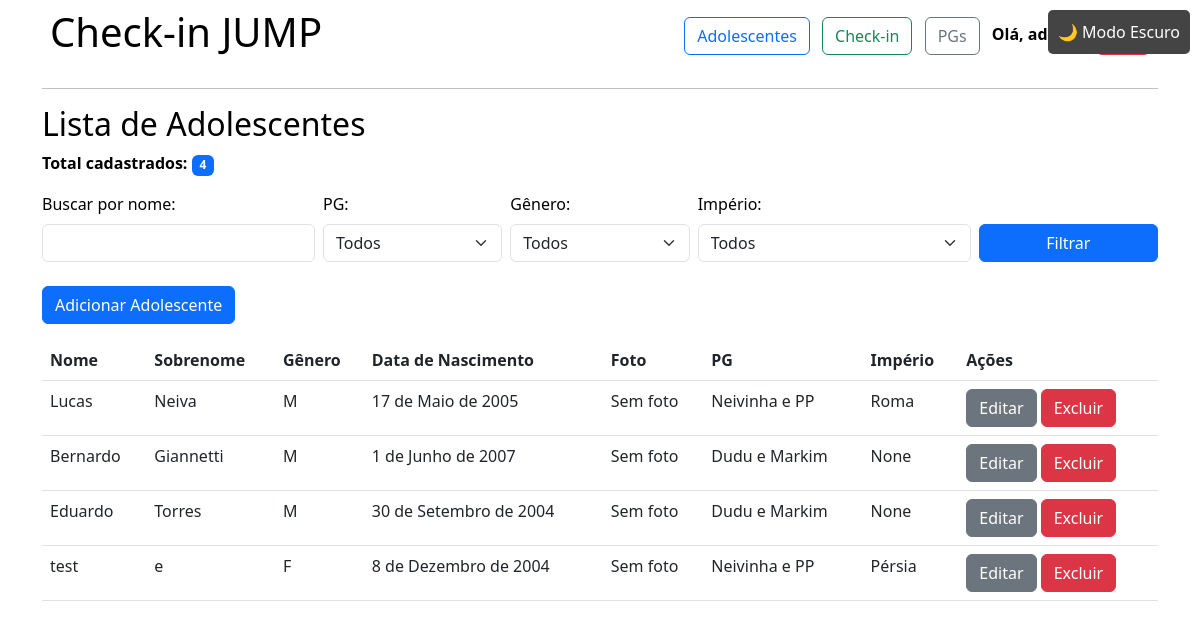
The page /adolescentes/ (signed in) on the database as committed earlier.
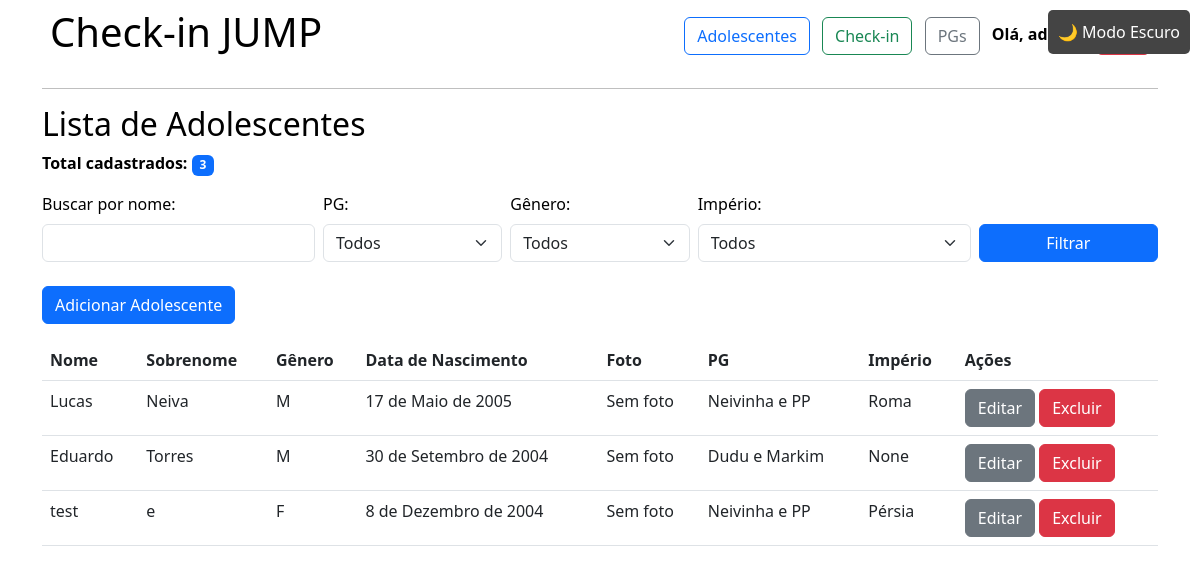
The same page on the database as committed later.
### adolescentes/models.py (models this page shows, shortened)
class Adolescente(models.Model):
    nome = models.CharField(max_length=100)
    sobrenome = models.CharField(max_length=100)
    foto = models.ImageField(upload_to='fotos/', blank=True, null=True)
    data_nascimento = models.DateField()
    GENERO_CHOICES = [
        ("M", "Masculino"),
        ("F", "Feminino"),
    ]
    genero = models.CharField(max_length=1, choices=GENERO_CHOICES, blank=True, null=False)
    pg = models.ForeignKey(PequenoGrupo, on_delete=models.SET_NULL, blank=True, null=True, related_name='adolescentes')
    imperio = models.ForeignKey(Imperio, on_delete=models.SET_NULL, null=True, blank=True)
    data_inicio = models.DateField(blank=True, null=True)
    def ultimas_presencas(self):
        return self.presenca_set.order_by('-dia__data')[:5]

class PequenoGrupo(models.Model):
    nome = models.CharField(max_length=100)
    lider = models.CharField(max_length=100, blank=True, null=True)
    def __str__(self):
        return self.nome

class Imperio(models.Model):
    nome = models.CharField(max_length=100, unique=True)
    def __str__(self):
        return self.nome

### adolescentes/views.py (the view)
# urls.py: path("adolescentes/", listar_adolescentes, name="listar_adolescentes"),
@login_required
def listar_adolescentes(request):
    busca = request.GET.get('busca', '')
    pg_id = request.GET.get('pg')
    genero = request.GET.get('genero')
    imperio_id = request.GET.get('imperio')
    adolescentes = Adolescente.objects.all()
    if busca:
        adolescentes = adolescentes.filter(nome__icontains=busca)
    if pg_id:
        adolescentes = adolescentes.filter(pg__id=pg_id)
    if genero:
        adolescentes = adolescentes.filter(genero=genero)
    if imperio_id:
        adolescentes = adolescentes.filter(imperio__id=imperio_id)
    total_adolescentes = adolescentes.count()
    pgs = PequenoGrupo.objects.all()
    imperios = Imperio.objects.all()
    adolescentes = adolescentes.prefetch_related(
        Prefetch('presenca_set', queryset=Presenca.objects.select_related('dia').order_by('-dia__data'))
    )
    return render(request, 'adolescentes/listar.html', {
        'adolescentes': adolescentes,
        'total_adolescentes': total_adolescentes,
        'pgs': pgs,
        'imperios': imperios,
        'busca': busca,
        'pg_selecionado': pg_id,
        'genero_selecionado': genero,
        'imperio_selecionado': imperio_id
    })

### adolescentes/templates/adolescentes/listar.html (shortened to what this page needs)
{% extends 'adolescentes/base.html' %}
{% block content %}
<h2>Lista de Adolescentes</h2>
<p class="mt-2">
  <strong>Total cadastrados:</strong>
  <span class="badge bg-primary">{{ total_adolescentes }}</span>
</p>
<form method="get" id="filtroForm" class="mb-4">
  <div class="row g-2 align-items-end">
    <div class="col-md-3">
      <label for="busca" class="form-label">Buscar por nome:</label>
      <input type="text" name="busca" id="buscaInput" class="form-control" value="{{ request.GET.busca }}">
    </div>
    <div class="col-md-2">
      <label for="pg" class="form-label">PG:</label>
      <select name="pg" id="pg" class="form-select">
        <option value="">Todos</option>
      </select>
    </div>
    <div class="col-md-2">
      <label for="genero" class="form-label">Gênero:</label>
      <select name="genero" id="genero" class="form-select">
        <option value="">Todos</option>
      </select>
    </div>
    <div class="col-md-3">
      <label for="imperio" class="form-label">Império:</label>
      <select name="imperio" id="imperio" class="form-select">
        <option value="">Todos</option>
      </select>
    </div>
    <div class="col-md-2">
      <button type="submit" class="btn btn-primary w-100">Filtrar</button>
    </div>
  </div>
</form>
<div class="text-start mt-3">
    <a href="{% url 'criar_adolescente' %}" class="btn btn-primary">Adicionar Adolescente</a>
  </div>
<table class="table mt-3">
  <thead>
    <tr>
      <th>Nome</th>
      <th>Sobrenome</th>
      <th>Gênero</th>
      <th>Data de Nascimento</th>
      <th>Foto</th>
      <th>PG</th>
      <th>Império</th>
      <th>Ações</th>
    </tr>
  </thead>
  <tbody>
    {% for adolescente in adolescentes %}
    <tr>
      <td>
        <span style="cursor: pointer; color: inherit;" data-bs-toggle="modal" data-bs-target="#modal{{ adolescente.id }}">
          {{ adolescente.nome }}
        </span>
      </td>
      <td>{{ adolescente.sobrenome }}</td>
      <td>{{ adolescente.genero }}</td>
      <td>{{ adolescente.data_nascimento }}</td>
      <td>
        {% if adolescente.foto %}
          <img src="{{ adolescente.foto.url }}" width="70" style="cursor:pointer;" data-bs-toggle="modal" data-bs-target="#modalFoto{{ adolescente.id }}">
          <div class="modal fade" id="modalFoto{{ adolescente.id }}" tabindex="-1" aria-labelledby="modalFotoLabel{{ adolescente.id }}" aria-hidden="true">
            <div class="modal-dialog modal-dialog-centered modal-lg">
              <div class="modal-content">
                <div class="modal-header">
                  <h5 class="modal-title" id="modalFotoLabel{{ adolescente.id }}">Foto de {{ adolescente.nome }} {{ adolescente.sobrenome }}</h5>
                  <button type="button" class="btn-close" data-bs-dismiss="modal" aria-label="Fechar"></button>
                </div>
                <div class="modal-body d-flex justify-content-center">
                  <img src="{{ adolescente.foto.url }}" alt="Foto de {{ adolescente.nome }}" class="img-fluid">
                </div>
              </div>
            </div>
          </div>
        {% else %}
          Sem foto
        {% endif %}
      </td>
      <td>{{ adolescente.pg }}</td>
      <td>{{ adolescente.imperio }}</td>
      <td>
        <a href="{% url 'editar_adolescente' adolescente.id %}" class="btn btn-secondary">Editar</a>
        <a href="{% url 'excluir_adolescente' adolescente.id %}" class="btn btn-danger">Excluir</a>
      </td>
    </tr>
    {% endfor %}
  </tbody>
</table>
{% endblock %}

### adolescentes/templates/adolescentes/base.html (shortened to what this page needs)
{% load static %}
<!DOCTYPE html>
<html lang="pt-br">
<head>
    <link rel="stylesheet" href="https://cdn.jsdelivr.net/npm/bootstrap@5.3.0/dist/css/bootstrap.min.css">
    <link rel="stylesheet" href="{% static 'adolescentes/css/style.css' %}">
</head>
<body class="container">
    <button id="dark-mode-toggle">Modo Escuro</button>
    <nav class="d-flex justify-content-between align-items-center p-2">
        <h1>Check-in JUMP</h1>
        <div>
            <a href="{% url 'listar_adolescentes' %}" class="btn btn-outline-primary me-2">Adolescentes</a>
            <a href="{% url 'pagina_checkin' %}" class="btn btn-outline-success me-2">Check-in</a>
            <a href="{% url 'lista_pgs' %}" class="btn btn-outline-secondary me-2">PGs</a>
            {% if user.is_authenticated %}
                <span><strong>Olá, {{ user.username }}!</strong></span>
                <a href="{% url 'logout' %}" class="btn btn-danger ms-2">Sair</a>
            {% else %}
                <a href="{% url 'login' %}" class="btn btn-primary">Entrar</a>
            {% endif %}
        </div>
    </nav>
    <hr>
    {% block content %}{% endblock %}
</body>
</html>

### static/adolescentes/css/style.css (style rules this page uses)
body { background-color: #ffffff; color: #000000; transition: background-color 0.3s, color 0.3s; }
#dark-mode-toggle { position: fixed; top: 10px; right: 10px; padding: 10px; border: none; background: #444; color: white; cursor: pointer; border-radius: 5px; transition: background 0.3s; }

Rows that differ between the two databases and show on the page:
removed Adolescente: nome "Bernardo", sobrenome "Giannetti", genero "M", data_nascimento "1 de Junho de 2007", foto "Sem foto", pg "Dudu e Markim", imperio "None"
Other text that changed with them:
{{ total_adolescentes }}: "4" → "3"
